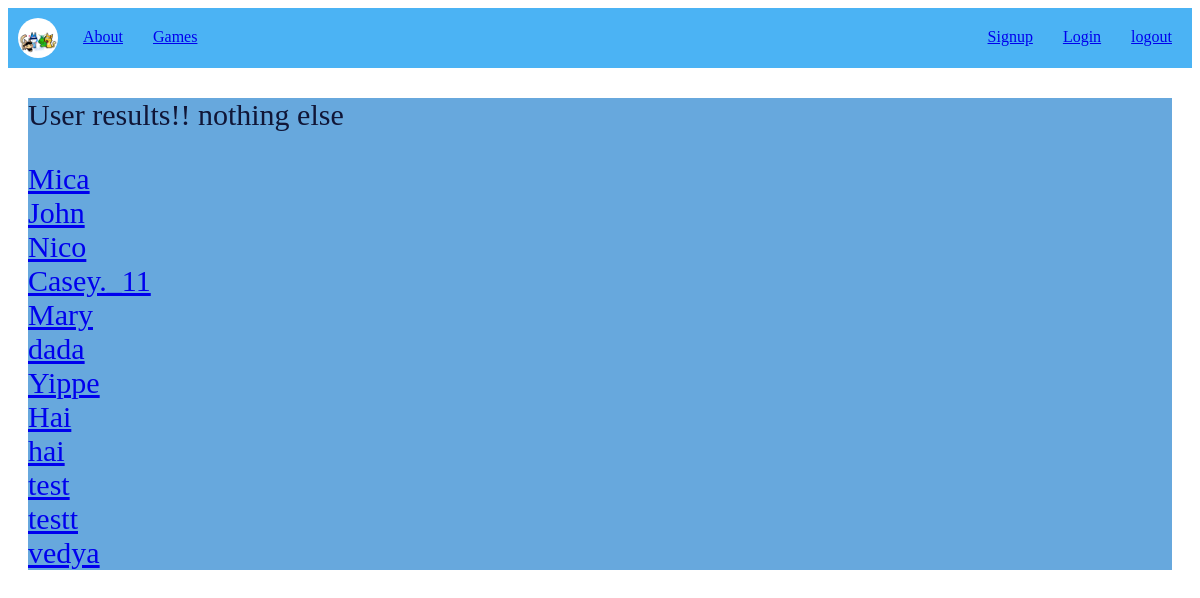
The app's page /UserPage with its own data.
### tables this page shows
CREATE TABLE "User" (
	"id"	INTEGER NOT NULL UNIQUE,
	"Username"	TEXT NOT NULL UNIQUE,
	"Password"	TEXT NOT NULL UNIQUE,
	"Game_fav"	INTEGER,
	PRIMARY KEY("id" AUTOINCREMENT),
	FOREIGN KEY("Game_fav") REFERENCES "Game"("Title")
);

### app.py (the view)
@app.route('/UserPage' )
def user():
    results = query_db("SELECT * FROM User")
    return render_template('UserPage.html', results=results)

### app.py (called while the page is built)
def query_db(sql,args=(),one=False):
    db = sqlite3.connect(DATABASE)
    cursor = db.cursor()
    cursor.execute(sql, args)
    results = cursor.fetchall()
    db.commit()
    db.close()
    return (results[0] if results else None) if one else results

### templates/UserPage.html
{% extends 'base.html' %}
{% block content%}
<section class="UserBox">
    <p> User results!! nothing else </p>
    {% for User in results %}
        <li>
            <a href="User/{{User[0]}}">{{ User[1] }}</a>
        </li>
    {% endfor %}
</section>
{% endblock %}

### static/style.css (style rules this page uses)
.UserBox { background-color: #67a8dd; color: #101637; font-size: 30px; margin: 20px; list-style-type: none; }
p { background-color: #67a8dd; color: #101637; }

### records on screen
User: Username "Mica"
User: Username "John"
User: Username "Nico"
User: Username "Casey._11"
User: Username "Mary"
User: Username "dada"
User: Username "Yippe"
User: Username "Hai"
User: Username "hai"
User: Username "test"
User: Username "testt"
User: Username "vedya"
